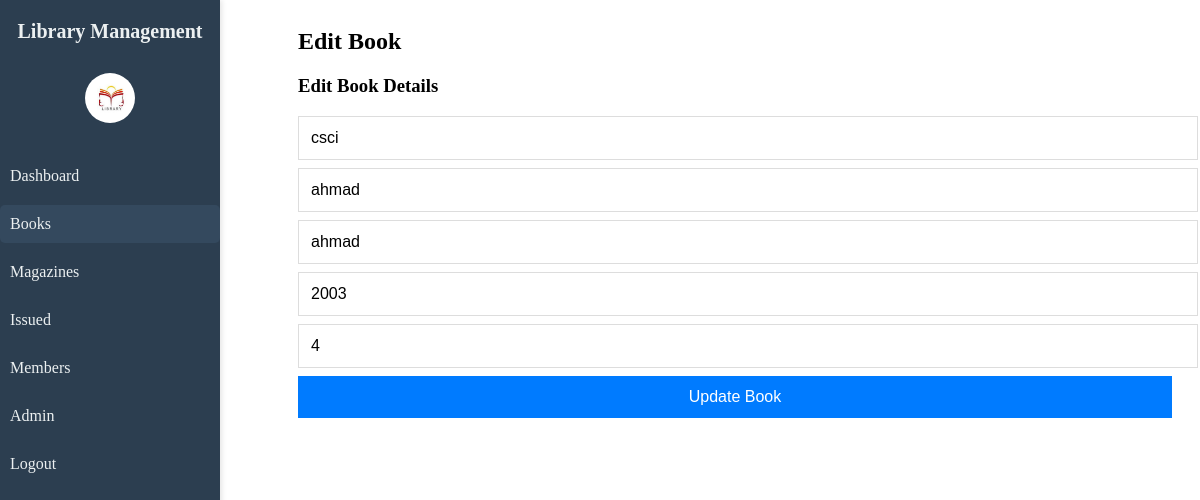
The page /edit_book.php?id=1 on the database its author committed.
### tables this page shows
CREATE TABLE IF NOT EXISTS `books` (
  `id` int NOT NULL AUTO_INCREMENT,
  `title` varchar(255) NOT NULL,
  `author` varchar(255) DEFAULT NULL,
  `publication_year` year DEFAULT NULL,
  `available_copies` int DEFAULT '0',
  `genre` varchar(255) DEFAULT NULL,
  PRIMARY KEY (`id`)
);

### edit_book.php (the view, shortened to what this page needs)
<?php
include 'config.php';
if (isset($_GET['id'])) {
    $book_id = $_GET['id'];
    $result = $conn->query("SELECT * FROM books WHERE id = $book_id");
    if ($result->num_rows > 0) {
        $book = $result->fetch_assoc();
    } else {
        echo "Book not found!";
        exit;
    }
} else {
    echo "No book ID provided!";
    exit;
}
?>
<!DOCTYPE html>
<html lang="en">
<head>
    <link rel="stylesheet" href="style.css">
</head>
<body>
    <?php include 'sidebar.php'; ?>
    <div class="content p-4">
        <div class="dashboard-header">
            <h2>Edit Book</h2>
        </div>
        <div class="add-book-form">
            <h3>Edit Book Details</h3>
            <form action="edit_book.php?id=<?php echo $book['id']; ?>" method="post">
                <input type="text" name="title" placeholder="Title" value="<?php echo $book['title']; ?>" required>
                <input type="text" name="author" placeholder="Author" value="<?php echo $book['author']; ?>" required>
                <input type="text" name="genre" placeholder="Genre" value="<?php echo $book['genre']; ?>" required>
                <input type="number" name="publication_year" placeholder="Year" value="<?php echo $book['publication_year']; ?>" required>
                <input type="number" name="available_copies" placeholder="Available Copies" value="<?php echo $book['available_copies']; ?>" min="1" required>
                <button type="submit" name="update_book">Update Book</button>
            </form>
        </div>
    </div>
</body>
</html>

### style.css (style rules this page uses)
.content { margin-left: 270px; padding: 20px; }
.dashboard-header h2 { margin-top: 0; font-size: 24px; font-weight: bold; }
.add-book-form { margin-top: 20px; }
.add-book-form input, .add-book-form button { display: block; width: 100%; padding: 12px; margin: 8px 0; font-size: 16px; border: 1px solid #ddd; }
.add-book-form button { background-color: #007bff; color: #fff; cursor: pointer; border: none; }

### rows shown on the page
books: title "csci", author "ahmad", genre "ahmad", publication_year "2003", available_copies "4"
